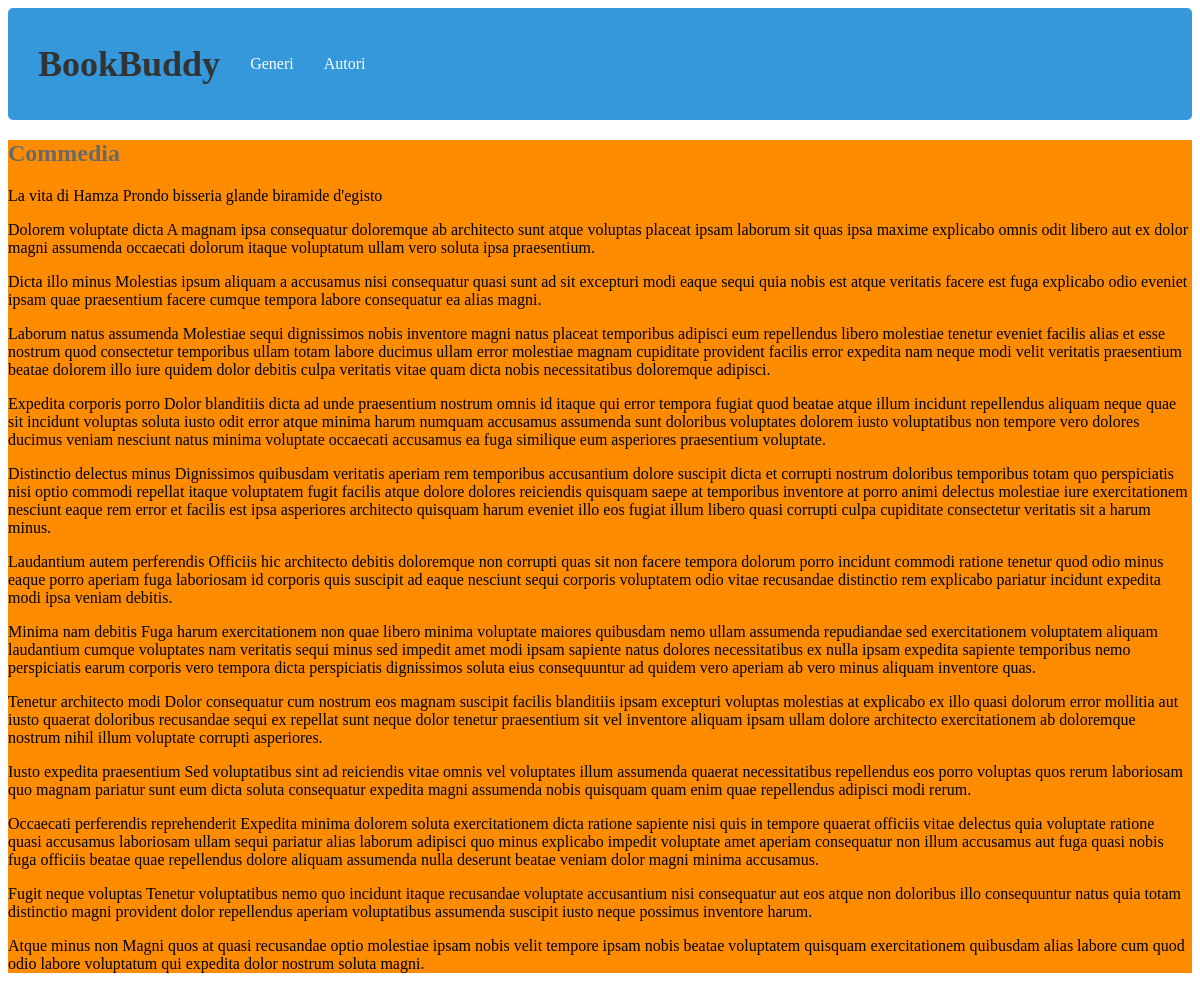
The app's page /commedia/ with its own data.
### book/models.py (models this page shows, shortened)
class Book(models.Model):
    genere = models.CharField(max_length=100, null=True)
    title = models.CharField(max_length=100)
    author = models.ForeignKey(Autore,
                               on_delete=models.CASCADE,
                               default=None,
                               null=True)
    year = models.IntegerField(default="2024")
    pages = models.IntegerField(default="0")
    body = models.TextField(default="No body available")
    slug = models.SlugField(default="")

### book/views.py (the view)
# urls.py: path('commedia/', CommediaListView.as_view(), name='commedia'),
class CommediaListView(ListView):
    model = Book
    template_name = 'commedia.html'
    def get_context_data(self, **kwargs):
        context = super().get_context_data(**kwargs)
        libri_Commedia = Book.objects.filter(genere="Commedia")
        context['libri_Commedia'] = libri_Commedia
        return context

### templates/commedia.html
{% extends "base.html" %}
{% load static %}
{% block extra_css %}
    <link rel="stylesheet" href="{% static 'css/commedia.css' %}">
{% endblock %}
{% block content %}
<h2>Commedia</h2>
{% for libro in libri_Commedia %}
<p>{{ libro.title }}
    {{ libro.body }}
</p>
{% endfor %}
{% endblock content %}

### static/css/commedia.css (style rules this page uses)
h2 { color: dimgray; }

### records on screen
Book: title "La vita di Hamza", body "Prondo bisseria glande biramide d'egisto"
Book: title "Dolorem voluptate dicta", body "A magnam ipsa consequatur doloremque ab architecto sunt atque voluptas placeat ipsam laborum sit quas ipsa maxime explicabo omnis odit libero aut ex dolor magni assumenda occaecati dolorum itaque voluptatum ullam vero soluta ipsa praesentium."
Book: title "Dicta illo minus", body "Molestias ipsum aliquam a accusamus nisi consequatur quasi sunt ad sit excepturi modi eaque sequi quia nobis est atque veritatis facere est fuga explicabo odio eveniet ipsam quae praesentium facere cumque tempora labore consequatur ea alias magni."
Book: title "Laborum natus assumenda", body "Molestiae sequi dignissimos nobis inventore magni natus placeat temporibus adipisci eum repellendus libero molestiae tenetur eveniet facilis alias et esse nostrum quod consectetur temporibus ullam totam labore ducimus ullam error molestiae magnam cupiditate provident facilis error expedita nam neque modi velit veritatis praesentium beatae dolorem illo iure quidem dolor debitis culpa veritatis vitae quam dicta nobis necessitatibus doloremque adipisci."
Book: title "Expedita corporis porro", body "Dolor blanditiis dicta ad unde praesentium nostrum omnis id itaque qui error tempora fugiat quod beatae atque illum incidunt repellendus aliquam neque quae sit incidunt voluptas soluta iusto odit error atque minima harum numquam accusamus assumenda sunt doloribus voluptates dolorem iusto voluptatibus non tempore vero dolores ducimus veniam nesciunt natus minima voluptate occaecati accusamus ea fuga similique eum asperiores praesentium voluptate."
Book: title "Distinctio delectus minus", body "Dignissimos quibusdam veritatis aperiam rem temporibus accusantium dolore suscipit dicta et corrupti nostrum doloribus temporibus totam quo perspiciatis nisi optio commodi repellat itaque voluptatem fugit facilis atque dolore dolores reiciendis quisquam saepe at temporibus inventore at porro animi delectus molestiae iure exercitationem nesciunt eaque rem error et facilis est ipsa asperiores architecto quisquam harum eveniet illo eos fugiat illum libero quasi corrupti culpa cupiditate consectetur veritatis sit a harum minus."
Book: title "Laudantium autem perferendis", body "Officiis hic architecto debitis doloremque non corrupti quas sit non facere tempora dolorum porro incidunt commodi ratione tenetur quod odio minus eaque porro aperiam fuga laboriosam id corporis quis suscipit ad eaque nesciunt sequi corporis voluptatem odio vitae recusandae distinctio rem explicabo pariatur incidunt expedita modi ipsa veniam debitis."
Book: title "Minima nam debitis", body "Fuga harum exercitationem non quae libero minima voluptate maiores quibusdam nemo ullam assumenda repudiandae sed exercitationem voluptatem aliquam laudantium cumque voluptates nam veritatis sequi minus sed impedit amet modi ipsam sapiente natus dolores necessitatibus ex nulla ipsam expedita sapiente temporibus nemo perspiciatis earum corporis vero tempora dicta perspiciatis dignissimos soluta eius consequuntur ad quidem vero aperiam ab vero minus aliquam inventore quas."
Book: title "Tenetur architecto modi", body "Dolor consequatur cum nostrum eos magnam suscipit facilis blanditiis ipsam excepturi voluptas molestias at explicabo ex illo quasi dolorum error mollitia aut iusto quaerat doloribus recusandae sequi ex repellat sunt neque dolor tenetur praesentium sit vel inventore aliquam ipsam ullam dolore architecto exercitationem ab doloremque nostrum nihil illum voluptate corrupti asperiores."
Book: title "Iusto expedita praesentium", body "Sed voluptatibus sint ad reiciendis vitae omnis vel voluptates illum assumenda quaerat necessitatibus repellendus eos porro voluptas quos rerum laboriosam quo magnam pariatur sunt eum dicta soluta consequatur expedita magni assumenda nobis quisquam quam enim quae repellendus adipisci modi rerum."
Book: title "Occaecati perferendis reprehenderit", body "Expedita minima dolorem soluta exercitationem dicta ratione sapiente nisi quis in tempore quaerat officiis vitae delectus quia voluptate ratione quasi accusamus laboriosam ullam sequi pariatur alias laborum adipisci quo minus explicabo impedit voluptate amet aperiam consequatur non illum accusamus aut fuga quasi nobis fuga officiis beatae quae repellendus dolore aliquam assumenda nulla deserunt beatae veniam dolor magni minima accusamus."
Book: title "Fugit neque voluptas", body "Tenetur voluptatibus nemo quo incidunt itaque recusandae voluptate accusantium nisi consequatur aut eos atque non doloribus illo consequuntur natus quia totam distinctio magni provident dolor repellendus aperiam voluptatibus assumenda suscipit iusto neque possimus inventore harum."
Book: title "Atque minus non", body "Magni quos at quasi recusandae optio molestiae ipsam nobis velit tempore ipsam nobis beatae voluptatem quisquam exercitationem quibusdam alias labore cum quod odio labore voluptatum qui expedita dolor nostrum soluta magni."
